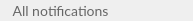
<?xml version="1.0" encoding="UTF-8"?>
<ui version="4.0">
 <class>AlertFilterType</class>
 <widget class="QWidget" name="AlertFilterType">
  <property name="geometry">
   <rect>
    <x>0</x>
    <y>0</y>
    <width>193</width>
    <height>21</height>
   </rect>
  </property>
  <property name="sizePolicy">
   <sizepolicy hsizetype="MinimumExpanding" vsizetype="Preferred">
    <horstretch>0</horstretch>
    <verstretch>0</verstretch>
   </sizepolicy>
  </property>
  <property name="minimumSize">
   <size>
    <width>0</width>
    <height>21</height>
   </size>
  </property>
  <property name="maximumSize">
   <size>
    <width>16777215</width>
    <height>43</height>
   </size>
  </property>
  <property name="windowTitle">
   <string>Form</string>
  </property>
  <property name="styleSheet">
   <string notr="true"/>
  </property>
  <layout class="QHBoxLayout" name="horizontalLayout_3">
   <property name="spacing">
    <number>0</number>
   </property>
   <property name="leftMargin">
    <number>0</number>
   </property>
   <property name="topMargin">
    <number>0</number>
   </property>
   <property name="rightMargin">
    <number>0</number>
   </property>
   <property name="bottomMargin">
    <number>0</number>
   </property>
   <item>
    <widget class="QWidget" name="wIconType" native="true">
     <property name="styleSheet">
      <string notr="true"/>
     </property>
     <layout class="QHBoxLayout" name="horizontalLayout_2">
      <property name="spacing">
       <number>0</number>
      </property>
      <property name="leftMargin">
       <number>0</number>
      </property>
      <property name="topMargin">
       <number>2</number>
      </property>
      <property name="rightMargin">
       <number>5</number>
      </property>
      <property name="bottomMargin">
       <number>0</number>
      </property>
      <item>
       <widget class="QToolButton" name="liconType">
        <property name="minimumSize">
         <size>
          <width>6</width>
          <height>6</height>
         </size>
        </property>
        <property name="maximumSize">
         <size>
          <width>6</width>
          <height>6</height>
         </size>
        </property>
        <property name="styleSheet">
         <string notr="true">#liconType
{
	border: none;
}</string>
        </property>
        <property name="text">
         <string/>
        </property>
        <property name="icon">
         <iconset>
          <normalon>:/images/contacts.png</normalon>
         </iconset>
        </property>
        <property name="iconSize">
         <size>
          <width>6</width>
          <height>6</height>
         </size>
        </property>
       </widget>
      </item>
     </layout>
    </widget>
   </item>
   <item>
    <widget class="QToolButton" name="lFilterActive">
     <property name="styleSheet">
      <string notr="true">#lFilterActive
{
	color: #666666;
	font-family: Lato;
	font-size: 14px;
	text-align: center;
     border: none;
	margin-left: -4px;
}</string>
     </property>
     <property name="text">
      <string>All notifications</string>
     </property>
    </widget>
   </item>
   <item>
    <widget class="QWidget" name="wArrow" native="true">
     <layout class="QHBoxLayout" name="horizontalLayout">
      <property name="spacing">
       <number>0</number>
      </property>
      <property name="leftMargin">
       <number>0</number>
      </property>
      <property name="topMargin">
       <number>0</number>
      </property>
      <property name="rightMargin">
       <number>0</number>
      </property>
      <property name="bottomMargin">
       <number>0</number>
      </property>
      <item>
       <widget class="QToolButton" name="bDropDownArrow">
        <property name="styleSheet">
         <string notr="true">#bDropDownArrow
{
	border: none;
}</string>
        </property>
        <property name="text">
         <string/>
        </property>
        <property name="icon">
         <iconset>
          <normalon>:/images/arrow-to-left.png</normalon>
         </iconset>
        </property>
        <property name="iconSize">
         <size>
          <width>8</width>
          <height>5</height>
         </size>
        </property>
       </widget>
      </item>
      <item>
       <spacer name="horizontalSpacer">
        <property name="orientation">
         <enum>Qt::Horizontal</enum>
        </property>
        <property name="sizeHint" stdset="0">
         <size>
          <width>40</width>
          <height>20</height>
         </size>
        </property>
       </spacer>
      </item>
     </layout>
    </widget>
   </item>
  </layout>
 </widget>
 <resources/>
 <connections/>
</ui>
